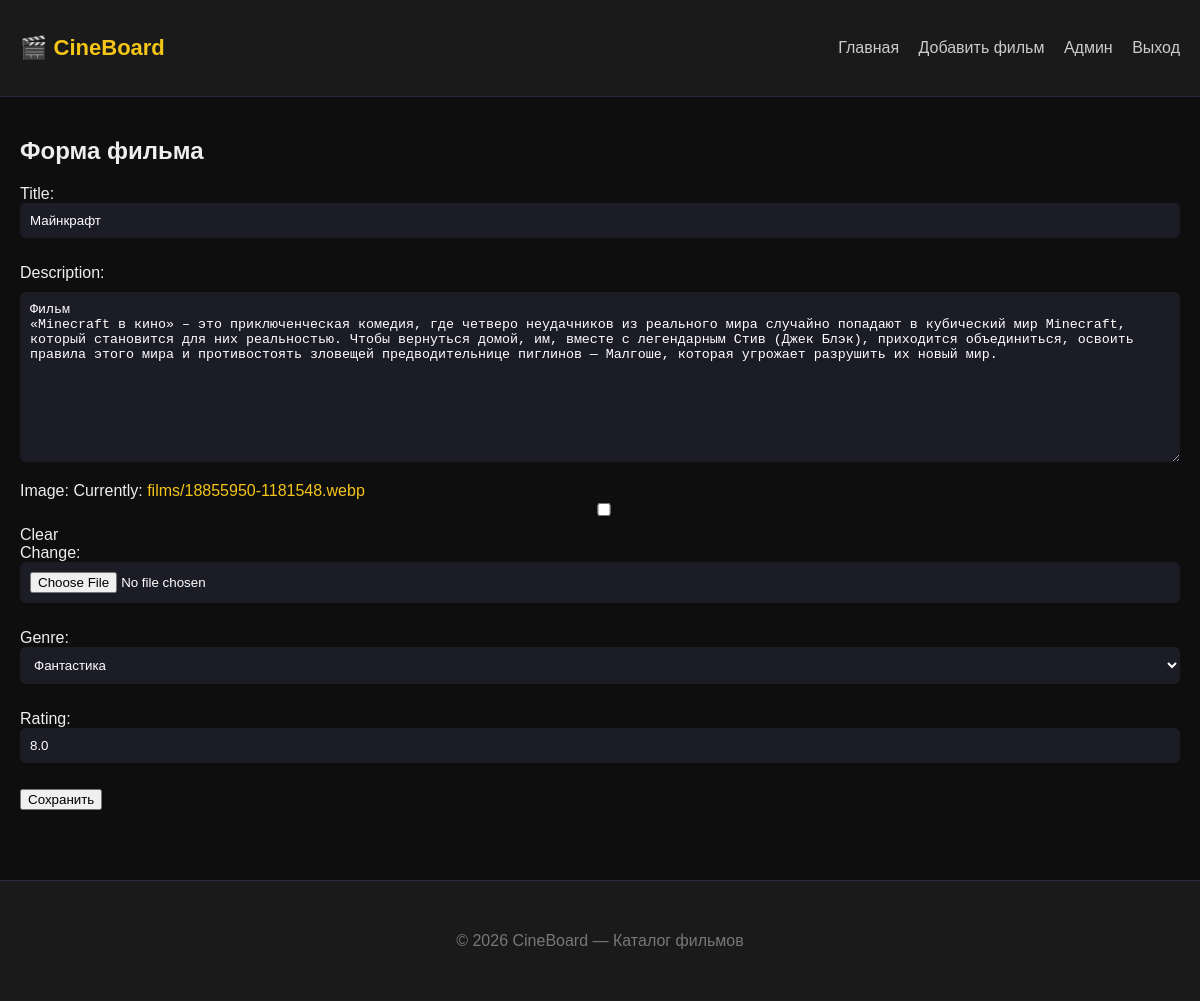
/film/2/edit/ (signed in), run on the app's committed database.
### cineboard/models.py (models this page shows, shortened)
class Film(models.Model):
    title = models.CharField(max_length=150)
    description = models.TextField()
    image = models.ImageField(upload_to='films/', blank=True, null=True)
    genre = models.ForeignKey(Genre, on_delete=models.CASCADE, related_name='films')
    release_date = models.DateField(auto_now_add=True)
    rating = models.FloatField(default=0)
    created_at = models.DateTimeField(auto_now_add=True)
    views = models.PositiveIntegerField(default=0)
    likes = models.ManyToManyField(User, blank=True, related_name='liked_films')

### cineboard/views.py (the view)
# urls.py: path('film/<int:pk>/edit/', FilmUpdateView.as_view(), name='film_edit'),
class FilmUpdateView(LoginRequiredMixin, UpdateView):
    model = Film
    form_class = FilmForm
    template_name = 'cineboard/film_form.html'
    success_url = reverse_lazy('film_list')

### cineboard/forms.py
class FilmForm(forms.ModelForm):
    class Meta:
        model = Film
        fields = ['title', 'description', 'image', 'genre', 'rating']

### cineboard/models.py (called while the page is built)
    def __str__(self):
        return self.name

### templates/cineboard/film_form.html (shortened to what this page needs)
{% extends 'base.html' %}
{% block content %}
<h2>Форма фильма</h2>
<form method="post" enctype="multipart/form-data">
    {{ form.as_p }}
    <button type="submit">Сохранить</button>
</form>
{% endblock %}

### static/styles/main.css (style rules this page uses)
* { box-sizing: border-box; }
body { font-family: 'Segoe UI', Arial, sans-serif; background: #0f0f14; color: #e5e5e5; margin: 0; }
a { color: #f5c518; text-decoration: none; transition: 0.3s; }
textarea { width: 100%; min-height: 90px; background: #1c1c27; border: none; border-radius: 6px; color: #fff; padding: 10px; margin-top: 10px; }
form input, form select { width: 100%; padding: 10px; background: #1c1c27; border: none; border-radius: 6px; color: #fff; margin-bottom: 10px; }
button { transition: 0.3s; }
body { background: #121212; color: #eee; font-family: Arial; margin: 0; }
a { color: #f5c518; text-decoration: none; }
body { background: #0e0e0e; color: #eee; font-family: Arial; margin: 0; }

### data on the page
Film: title "Майнкрафт", description "Фильм «Minecraft в кино» – это приключенческая комедия, где четверо неудачников из реального мира случайно попадают в кубический мир Minecraft, который становится для них реальностью. Чтобы вернуться домой, им, вместе с легендарным Стив (Джек Блэк), приходится объединиться, освоить правила этого мира и противостоять зловещей предводительнице пиглинов — Малгоше, которая угрожает разрушить их новый мир.", genre "Фантастика", rating "8.0"
